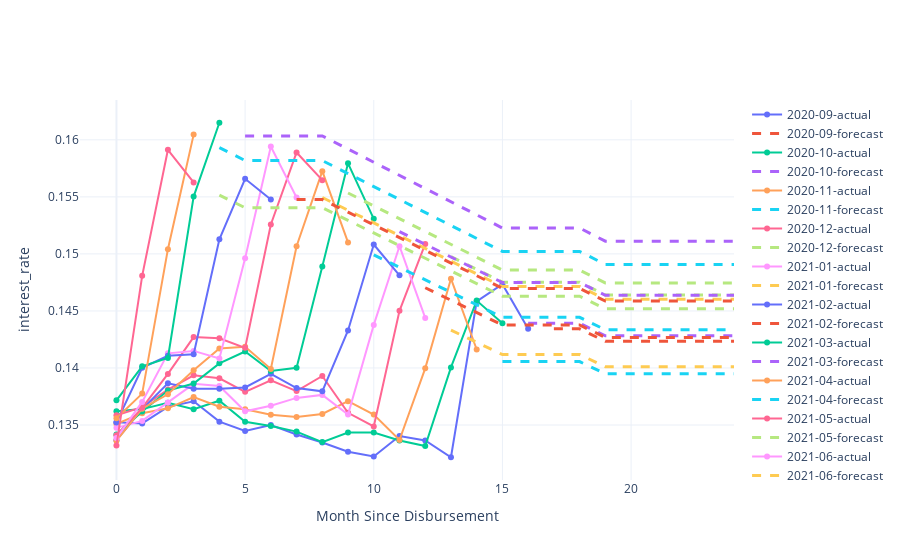

Notebook code for this chart:
### Code cell
# visualize cohorts for a given feature
m.plot_cohorts('interest_rate', forecast=True)

### Figure 1 — Plotly figure (JSON) as saved in the notebook; plotly's stock layout.template omitted (floating-point values rounded to 4 significant figures)
{"data": [{"line": {"width": 2}, "mode": "markers+lines", "name": "2020-09-actual", "type": "scatter", "x": [0, 1, 2, 3, 4, 5, 6, 7, 8, 9, 10, 11, 12, 13, 14, 15, 16], "y": [0.1352, 0.1351, 0.1366, 0.1371, 0.1353, 0.1345, 0.135, 0.1342, 0.1335, 0.1327, 0.1322, 0.134, 0.1336, 0.1322, 0.1458, 0.1473, 0.1434]}, {"line": {"dash": "dash", "width": 3}, "mode": "lines", "name": "2020-09-forecast", "type": "scatter", "x": [17, 18, 19, 20, 21, 22, 23, 24], "y": [0.1434, 0.1434, 0.1423, 0.1423, 0.1423, 0.1423, 0.1423, 0.1423]}, {"line": {"width": 2}, "mode": "markers+lines", "name": "2020-10-actual", "type": "scatter", "x": [0, 1, 2, 3, 4, 5, 6, 7, 8, 9, 10, 11, 12, 13, 14, 15], "y": [0.1362, 0.1364, 0.1369, 0.1364, 0.1371, 0.1353, 0.1349, 0.1344, 0.1335, 0.1343, 0.1343, 0.1336, 0.1332, 0.14, 0.1459, 0.1439]}, {"line": {"dash": "dash", "width": 3}, "mode": "lines", "name": "2020-10-forecast", "type": "scatter", "x": [16, 17, 18, 19, 20, 21, 22, 23, 24], "y": [0.1439, 0.1439, 0.1439, 0.1428, 0.1428, 0.1428, 0.1428, 0.1428, 0.1428]}, {"line": {"width": 2}, "mode": "markers+lines", "name": "2020-11-actual", "type": "scatter", "x": [0, 1, 2, 3, 4, 5, 6, 7, 8, 9, 10, 11, 12, 13, 14], "y": [0.1351, 0.136, 0.1365, 0.1375, 0.1366, 0.1364, 0.1359, 0.1357, 0.136, 0.1371, 0.1359, 0.1337, 0.14, 0.1478, 0.1416]}, {"line": {"dash": "dash", "width": 3}, "mode": "lines", "name": "2020-11-forecast", "type": "scatter", "x": [15, 16, 17, 18, 19, 20, 21, 22, 23, 24], "y": [0.1406, 0.1406, 0.1406, 0.1406, 0.1395, 0.1395, 0.1395, 0.1395, 0.1395, 0.1395]}, {"line": {"width": 2}, "mode": "markers+lines", "name": "2020-12-actual", "type": "scatter", "x": [0, 1, 2, 3, 4, 5, 6, 7, 8, 9, 10, 11, 12], "y": [0.1359, 0.1366, 0.1381, 0.1394, 0.1391, 0.1379, 0.1389, 0.138, 0.1393, 0.1361, 0.1349, 0.145, 0.1509]}, {"line": {"dash": "dash", "width": 3}, "mode": "lines", "name": "2020-12-forecast", "type": "scatter", "x": [13, 14, 15, 16, 17, 18, 19, 20, 21, 22, 23, 24], "y": [0.1498, 0.1486, 0.1475, 0.1475, 0.1475, 0.1475, 0.1464, 0.1464, 0.1464, 0.1464, 0.1464, 0.1464]}, {"line": {"width": 2}, "mode": "markers+lines", "name": "2021-01-actual", "type": "scatter", "x": [0, 1, 2, 3, 4, 5, 6, 7, 8, 9, 10, 11, 12], "y": [0.1348, 0.1354, 0.137, 0.1386, 0.1384, 0.1362, 0.1367, 0.1374, 0.1376, 0.1359, 0.1438, 0.1507, 0.1444]}, {"line": {"dash": "dash", "width": 3}, "mode": "lines", "name": "2021-01-forecast", "type": "scatter", "x": [13, 14, 15, 16, 17, 18, 19, 20, 21, 22, 23, 24], "y": [0.1433, 0.1422, 0.1412, 0.1412, 0.1412, 0.1412, 0.1401, 0.1401, 0.1401, 0.1401, 0.1401, 0.1401]}, {"line": {"width": 2}, "mode": "markers+lines", "name": "2021-02-actual", "type": "scatter", "x": [0, 1, 2, 3, 4, 5, 6, 7, 8, 9, 10, 11], "y": [0.1337, 0.1364, 0.1387, 0.1382, 0.1382, 0.1383, 0.1395, 0.1382, 0.138, 0.1433, 0.1508, 0.1481]}, {"line": {"dash": "dash", "width": 3}, "mode": "lines", "name": "2021-02-forecast", "type": "scatter", "x": [12, 13, 14, 15, 16, 17, 18, 19, 20, 21, 22, 23, 24], "y": [0.147, 0.1459, 0.1449, 0.1438, 0.1438, 0.1438, 0.1438, 0.1427, 0.1427, 0.1427, 0.1427, 0.1427, 0.1427]}, {"line": {"width": 2}, "mode": "markers+lines", "name": "2021-03-actual", "type": "scatter", "x": [0, 1, 2, 3, 4, 5, 6, 7, 8, 9, 10], "y": [0.1342, 0.1362, 0.138, 0.1386, 0.1404, 0.1414, 0.1397, 0.14, 0.1489, 0.1579, 0.1531]}, {"line": {"dash": "dash", "width": 3}, "mode": "lines", "name": "2021-03-forecast", "type": "scatter", "x": [11, 12, 13, 14, 15, 16, 17, 18, 19, 20, 21, 22, 23, 24], "y": [0.152, 0.1508, 0.1497, 0.1486, 0.1475, 0.1475, 0.1475, 0.1475, 0.1464, 0.1464, 0.1464, 0.1464, 0.1464, 0.1464]}, {"line": {"width": 2}, "mode": "markers+lines", "name": "2021-04-actual", "type": "scatter", "x": [0, 1, 2, 3, 4, 5, 6, 7, 8, 9], "y": [0.1336, 0.1364, 0.1377, 0.1398, 0.1417, 0.1419, 0.1399, 0.1507, 0.1573, 0.151]}, {"line": {"dash": "dash", "width": 3}, "mode": "lines", "name": "2021-04-forecast", "type": "scatter", "x": [10, 11, 12, 13, 14, 15, 16, 17, 18, 19, 20, 21, 22, 23, 24], "y": [0.1499, 0.1488, 0.1477, 0.1466, 0.1455, 0.1444, 0.1444, 0.1444, 0.1444, 0.1433, 0.1433, 0.1433, 0.1433, 0.1433, 0.1433]}, {"line": {"width": 2}, "mode": "markers+lines", "name": "2021-05-actual", "type": "scatter", "x": [0, 1, 2, 3, 4, 5, 6, 7, 8], "y": [0.1341, 0.1365, 0.1395, 0.1427, 0.1426, 0.1418, 0.1526, 0.1589, 0.1565]}, {"line": {"dash": "dash", "width": 3}, "mode": "lines", "name": "2021-05-forecast", "type": "scatter", "x": [9, 10, 11, 12, 13, 14, 15, 16, 17, 18, 19, 20, 21, 22, 23, 24], "y": [0.1553, 0.1542, 0.1531, 0.152, 0.1508, 0.1497, 0.1486, 0.1486, 0.1486, 0.1486, 0.1475, 0.1475, 0.1475, 0.1475, 0.1475, 0.1475]}, {"line": {"width": 2}, "mode": "markers+lines", "name": "2021-06-actual", "type": "scatter", "x": [0, 1, 2, 3, 4, 5, 6, 7], "y": [0.1339, 0.137, 0.1413, 0.1415, 0.1408, 0.1496, 0.1594, 0.1549]}, {"line": {"dash": "dash", "width": 3}, "mode": "lines", "name": "2021-06-forecast", "type": "scatter", "x": [8, 9, 10, 11, 12, 13, 14, 15, 16, 17, 18, 19, 20, 21, 22, 23, 24], "y": [0.1549, 0.1538, 0.1527, 0.1516, 0.1505, 0.1494, 0.1483, 0.1471, 0.1471, 0.1471, 0.1471, 0.146, 0.146, 0.146, 0.146, 0.146, 0.146]}, {"line": {"width": 2}, "mode": "markers+lines", "name": "2021-07-actual", "type": "scatter", "x": [0, 1, 2, 3, 4, 5, 6], "y": [0.1352, 0.14, 0.1411, 0.1412, 0.1513, 0.1566, 0.1548]}, {"line": {"dash": "dash", "width": 3}, "mode": "lines", "name": "2021-07-forecast", "type": "scatter", "x": [7, 8, 9, 10, 11, 12, 13, 14, 15, 16, 17, 18, 19, 20, 21, 22, 23, 24], "y": [0.1548, 0.1548, 0.1537, 0.1525, 0.1514, 0.1503, 0.1492, 0.1481, 0.147, 0.147, 0.147, 0.147, 0.1459, 0.1459, 0.1459, 0.1459, 0.1459, 0.1459]}, {"line": {"width": 2}, "mode": "markers+lines", "name": "2021-08-actual", "type": "scatter", "x": [0, 1, 2, 3, 4], "y": [0.1372, 0.1401, 0.1409, 0.155, 0.1615]}, {"line": {"dash": "dash", "width": 3}, "mode": "lines", "name": "2021-08-forecast", "type": "scatter", "x": [5, 6, 7, 8, 9, 10, 11, 12, 13, 14, 15, 16, 17, 18, 19, 20, 21, 22, 23, 24], "y": [0.1603, 0.1603, 0.1603, 0.1603, 0.1592, 0.158, 0.1569, 0.1557, 0.1546, 0.1534, 0.1523, 0.1523, 0.1523, 0.1523, 0.1511, 0.1511, 0.1511, 0.1511, 0.1511, 0.1511]}, {"line": {"width": 2}, "mode": "markers+lines", "name": "2021-09-actual", "type": "scatter", "x": [0, 1, 2, 3], "y": [0.1356, 0.1378, 0.1504, 0.1605]}, {"line": {"dash": "dash", "width": 3}, "mode": "lines", "name": "2021-09-forecast", "type": "scatter", "x": [4, 5, 6, 7, 8, 9, 10, 11, 12, 13, 14, 15, 16, 17, 18, 19, 20, 21, 22, 23, 24], "y": [0.1593, 0.1582, 0.1582, 0.1582, 0.1582, 0.157, 0.1559, 0.1548, 0.1536, 0.1525, 0.1514, 0.1502, 0.1502, 0.1502, 0.1502, 0.1491, 0.1491, 0.1491, 0.1491, 0.1491, 0.1491]}, {"line": {"width": 2}, "mode": "markers+lines", "name": "2021-10-actual", "type": "scatter", "x": [0, 1, 2, 3], "y": [0.1332, 0.1481, 0.1591, 0.1563]}, {"line": {"dash": "dash", "width": 3}, "mode": "lines", "name": "2021-10-forecast", "type": "scatter", "x": [4, 5, 6, 7, 8, 9, 10, 11, 12, 13, 14, 15, 16, 17, 18, 19, 20, 21, 22, 23, 24], "y": [0.1552, 0.154, 0.154, 0.154, 0.154, 0.1529, 0.1518, 0.1507, 0.1496, 0.1485, 0.1474, 0.1463, 0.1463, 0.1463, 0.1463, 0.1452, 0.1452, 0.1452, 0.1452, 0.1452, 0.1452]}], "layout": {"xaxis": {"title": {"text": "Month Since Disbursement"}}, "yaxis": {"title": {"text": "interest_rate"}}}}
